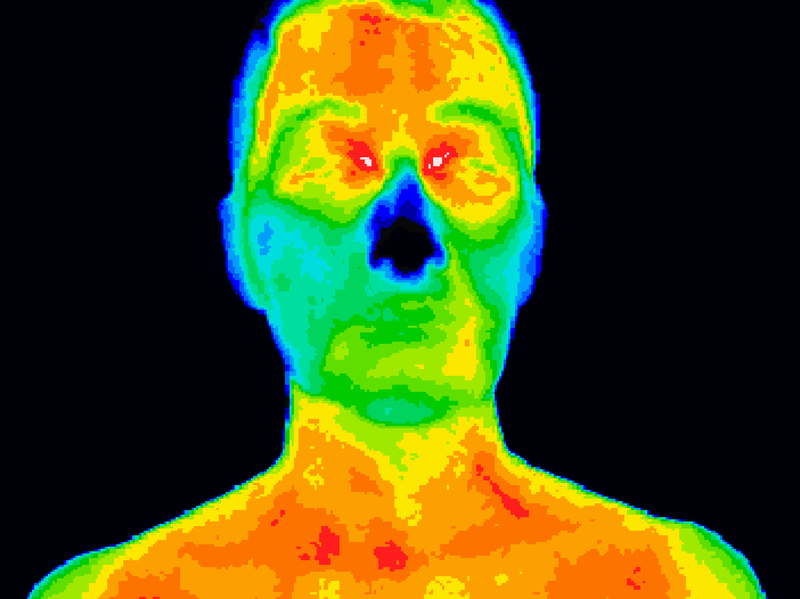
#> input picture Python/Major project/Thermal/RGB_thermal/thermal_1.jpg, 800 x 599 px, found by its file name
$ python thermal.py
#> lines starting #> are read from the running program, lines starting #| are printed output that depends on the picture; after the words box and inside, x2 and y2 are one past the last pixel; in counts of white or black regions, pixels touching at a corner belong together
import numpy as np
import cv2
import matplotlib.pyplot as plt

img=cv2.imread('D:/GITHUB/MyFiles-master/Python/Major project/Thermal/RGB_thermal/thermal_1.jpg')
#> img is the input picture: shape (599, 800, 3); mean B, G, R 21, 73.8, 67.1
IMG=cv2.imread('D:/GITHUB/MyFiles-master/Python/Major project/Thermal/RGB_thermal/thermal_1.jpg')
cv2.imshow('img',img)
# gray=np.zeros((img.shape[0],img.shape[1],1),dtype=np.uint16)

# img=cv2.cvtColor(img, cv2.COLOR_BGR2RGB)
IMG=cv2.cvtColor(IMG, cv2.COLOR_BGR2RGB)


# [9 lines of commented-out code are left out]
lower = np.array([0,0,240])
higher=np.array([35,35,255])
mask=cv2.inRange(img,lower,higher)
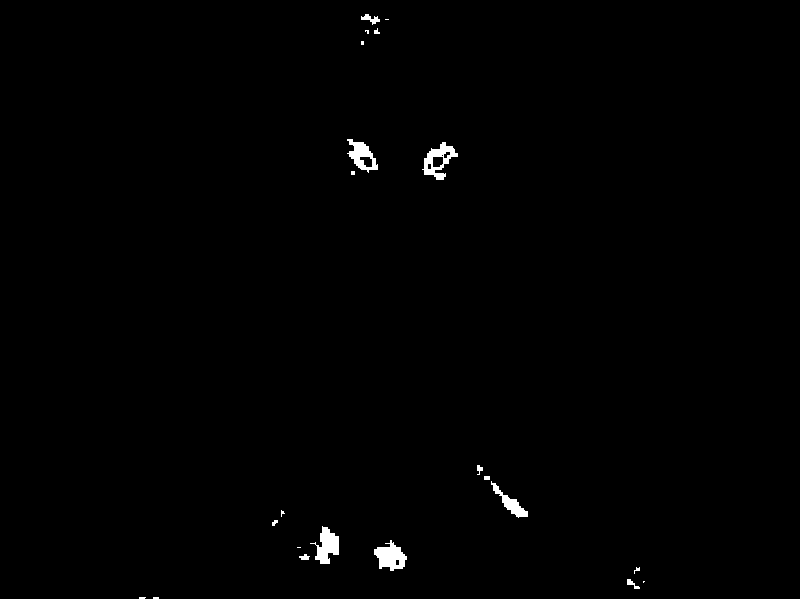
#> mask: shape (599, 800); 0.63% white; 22 white regions (10 under 20 px)


cont,_=cv2.findContours(mask,cv2.RETR_EXTERNAL,cv2.CHAIN_APPROX_NONE)
#> cont = 22 contours, 13 with area under 20; largest, box (x1, y1, x2, y2) and area: (422, 142, 458, 180) 628, (374, 540, 407, 571) 556, (347, 139, 378, 173) 512, (310, 526, 339, 564) 504, (491, 481, 528, 518) 318
cont_img=cv2.drawContours(img,cont,-1,100,3)

# c=max(cont,key=cv2.contourArea)
for cnt in cont:

    x,y,w,h=cv2.boundingRect(cnt)
    if w>7:
        print(w,h)
        cv2.rectangle(img,(x,y),(x+w,y+h),(255,255,255),3)
#> this loop made 22 passes
#> (x, y, w, h) on passes 1, 2, 4, 5, 6, 7, 8, 9, 10, 11, 12, 13: (153, 597, 6, 2), (139, 597, 7, 2), (627, 579, 13, 10), (634, 567, 6, 7), (299, 554, 11, 6), (297, 547, 4, 1), (374, 540, 33, 31), (310, 526, 29, 38), (272, 520, 6, 6), (281, 510, 4, 7), (491, 481, 37, 37), (484, 476, 6, 4)
#> (cnt, x, y, w, h) on pass 3: ([[643, 581], [643, 582], [644, 581]], 643, 581, 2, 2)
#| 13 10
#| 11 6
#| 33 31
#| 29 38
#| 37 37
#| 36 38
#| 31 34
#| 19 11
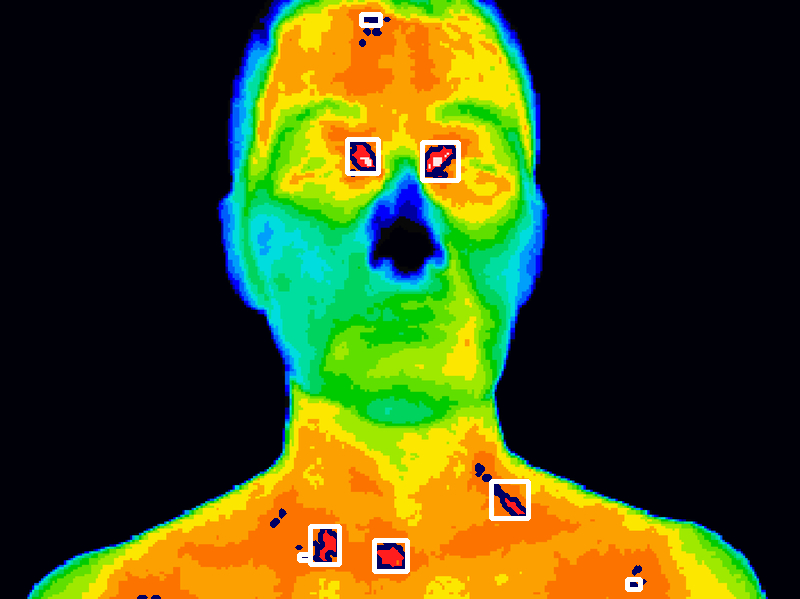
#> img: shape (599, 800, 3); mean B, G, R 23.5, 74.7, 65.7

# plt.imshow(mask,'gray')
# plt.show()
cv2.imshow('bimg',mask)
# [14 lines of commented-out code are left out]

cv2.imshow('cimg',img)

cv2.waitKey(0)
